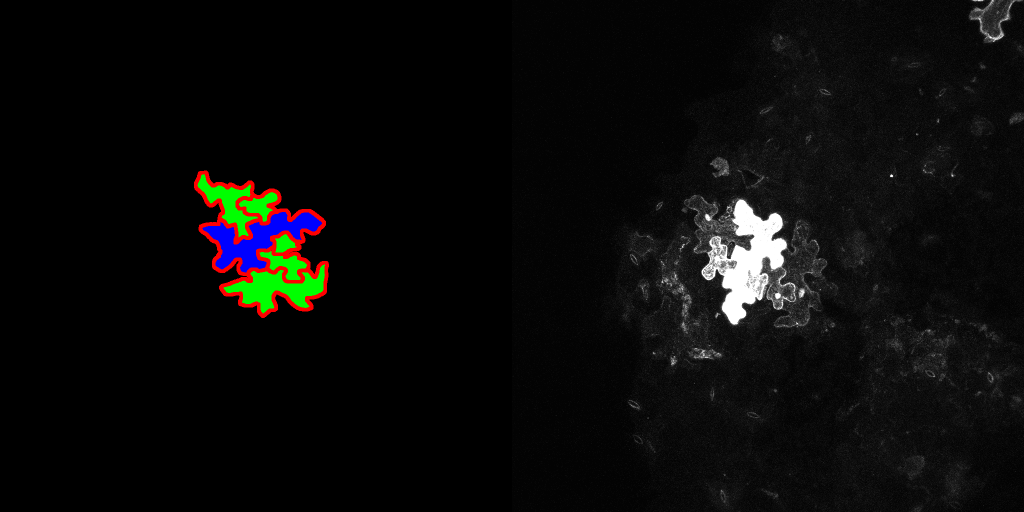
#> input picture Paired/col0_0.png, 2048 x 1024 px (shown at 1/2 size)
$ python -i image_to_network.py   (imports and definitions only)
#> lines starting #> are read from the running program, lines starting #| are printed output that depends on the picture; after the words box and inside, x2 and y2 are one past the last pixel; in counts of white or black regions, pixels touching at a corner belong together
import numpy as np
import matplotlib.pyplot as plt
from skimage.morphology import dilation, disk
from skimage.measure import label, regionprops
from skimage.color import label2rgb, rgb2gray
from skimage.future import graph
from skimage.io import imread
import networkx as nx

cutoff = 2000


# [6 lines left out: function read_img_pair, not called in this run]


def get_img_labels_edge_map(orig):
    image = np.copy(orig)
    mask = np.where(image[:, :, 0] > 200)
#> mask = 35577 positions, rows 0 to 756, columns 388 to 2026
    edge_map = np.zeros(image.shape)
    edge_map[mask] = [1, 1, 1]
    edge_map[np.where(edge_map > 0)] = 1
    edge_map = rgb2gray(edge_map)

    image[mask] = [0, 0, 0]
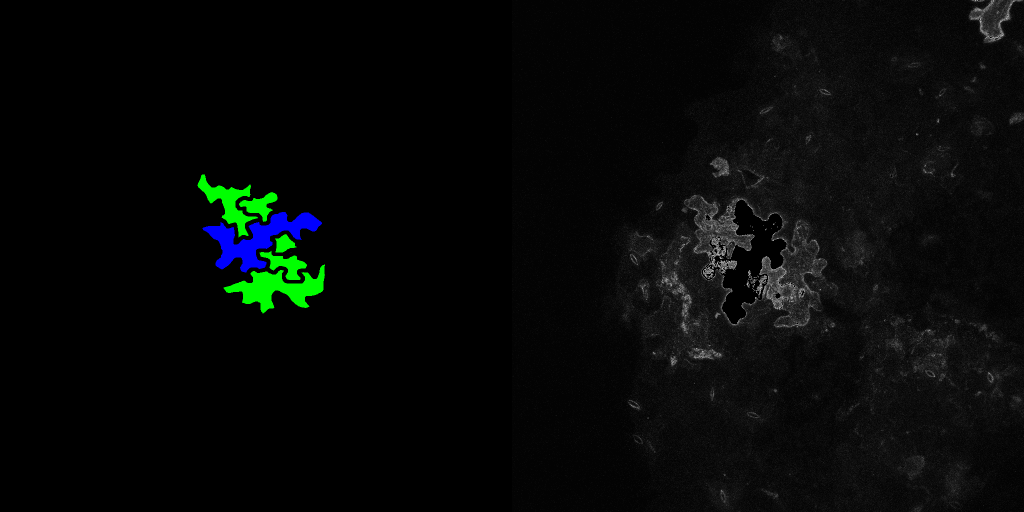
#> image: shape (1024, 2048, 3) (shown at 1/2 size); mean R, G, B 6.2, 8.4, 7.5
    binary = image > 10
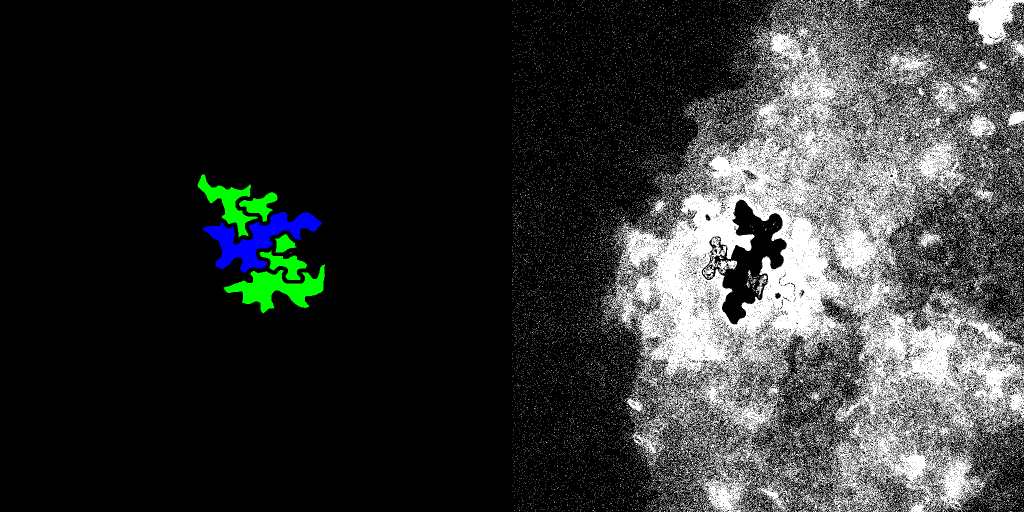
#> binary: shape (1024, 2048, 3) bool (shown at 1/2 size); mean R, G, B 0.197, 0.205, 0.202
    image = rgb2gray(binary)
#> image: shape (1024, 2048) float64
    image[np.where(image > 0)] = 1
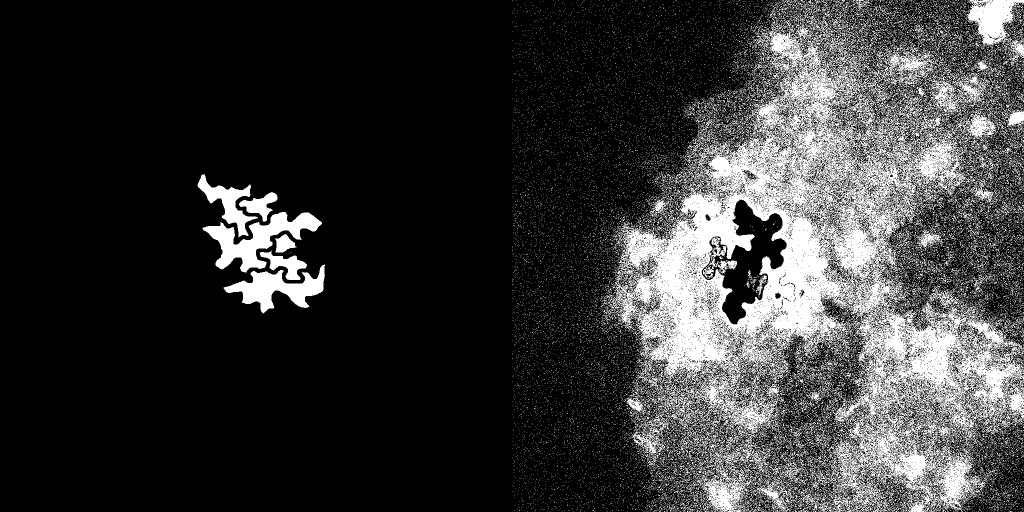
#> image: shape (1024, 2048) float64 (shown at 1/2 size); values 0 (black) and 1 (white), 21% white; 22307 white regions (21816 under 20 px), largest, box (x1, y1, x2, y2) and area: (1208, 30, 2048, 1024) 328681, (405, 424, 644, 545) 10465, (447, 529, 650, 627) 8296

    image_labels = label(image)
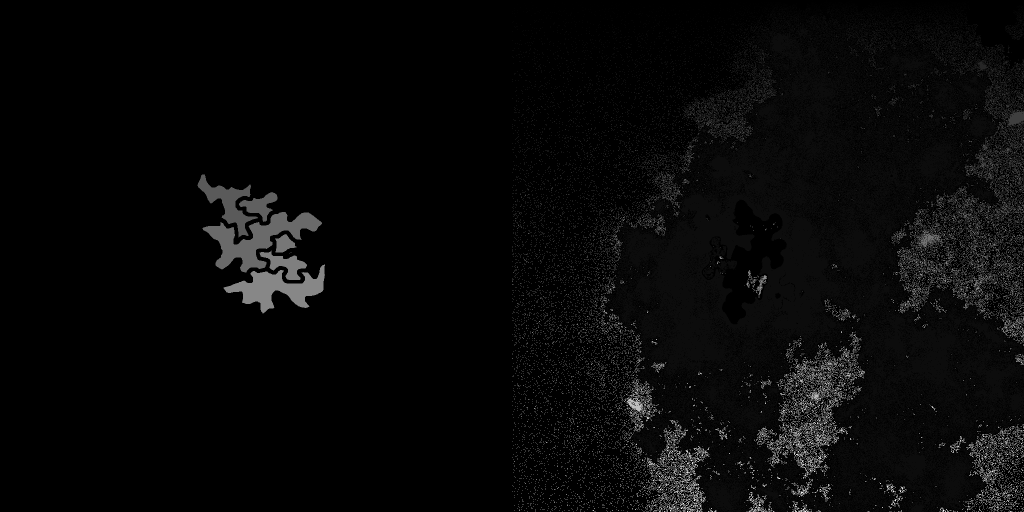
#> image_labels: shape (1024, 2048) int64 (shown at 1/2 size); min 0, max 22307, mean 695.3; drawn with min black and max white
    image_labels = dilation(image_labels, disk(5))
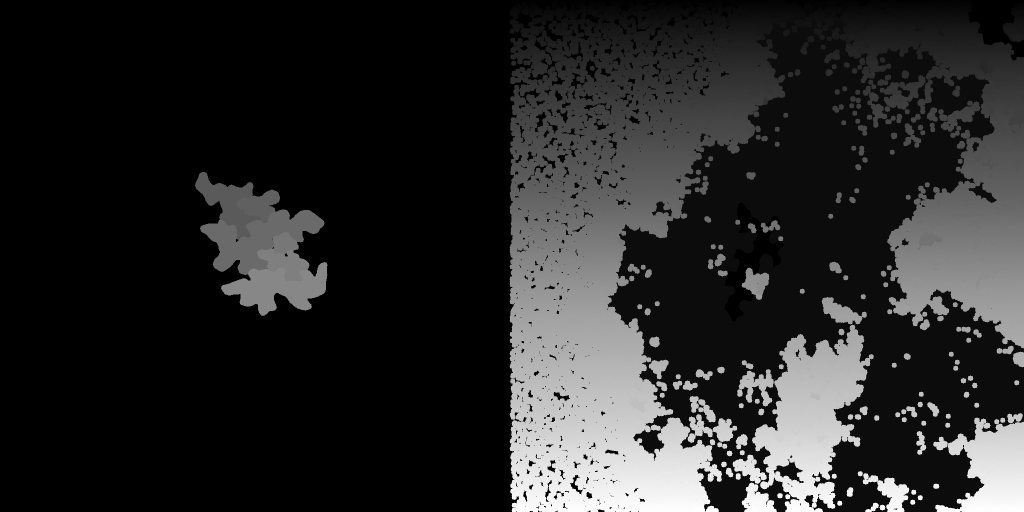
#> image_labels: shape (1024, 2048) int64 (shown at 1/2 size); min 0, max 22307, mean 3523.5; drawn with min black and max white

    props = regionprops(image_labels)
#> props = 22224 regions
    for p in props:
        if p.area > cutoff:
            continue
        x, y = np.split(p.coords, [-1], axis=1)
        image_labels[x, y] = 0
#> this loop made 22224 passes
#> (x, y) on passes 4, 6, 8: ([0, 0], [1355, 1357]), ([0, 0], [1510, 1511]), ([0], [1581])
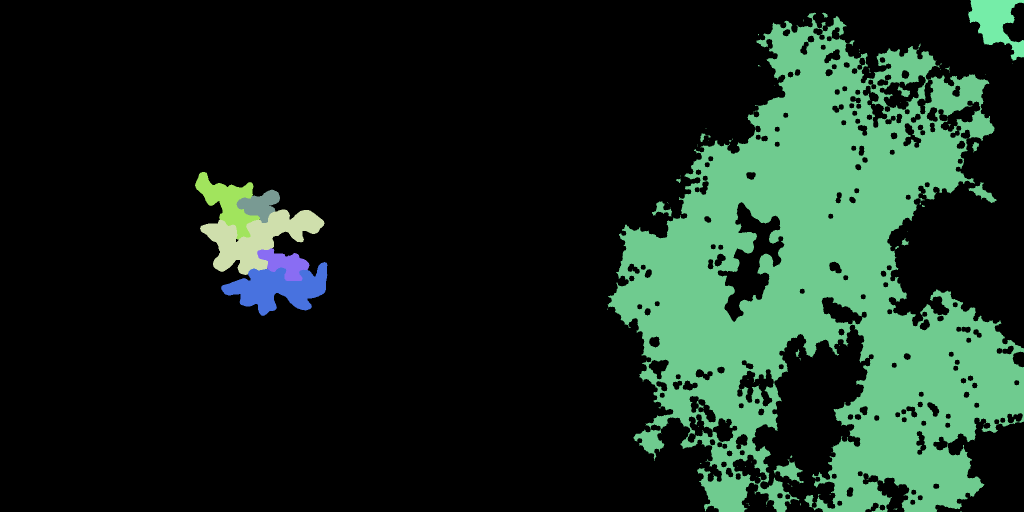
#> image_labels: shape (1024, 2048) int64 (shown at 1/2 size); 8 distinct labels, from 0 to 11820; one colour per label, 0 black
    return orig, image_labels, edge_map


# [54 lines left out: functions get_network_from_paired, calc_grayvalues, make_network, not called in this run]

>>> import cv2
>>> picture = cv2.cvtColor(cv2.imread('Paired/col0_0.png'), cv2.COLOR_BGR2RGB)
>>> result = get_img_labels_edge_map(picture)

$ run again, on Paired/col0_1.png
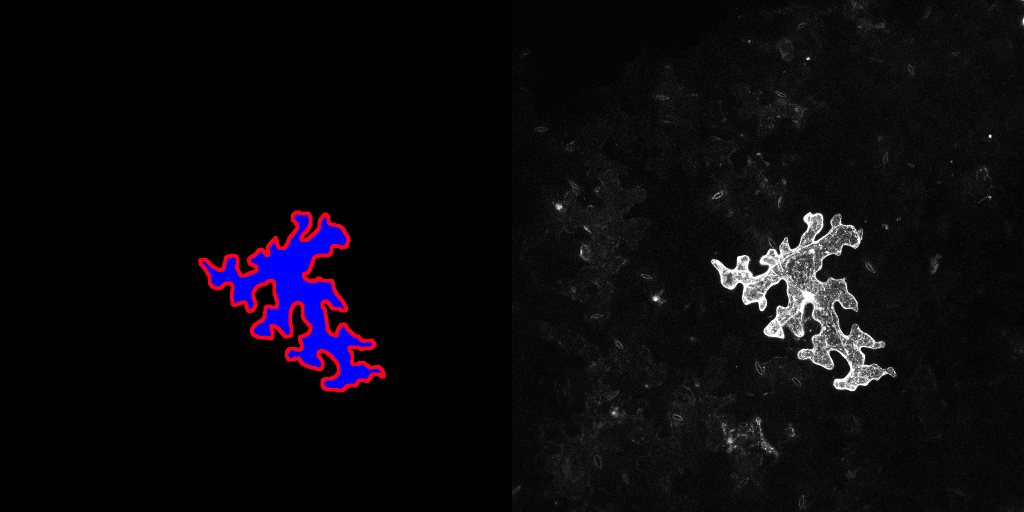
#> input picture Paired/col0_1.png, 2048 x 1024 px (shown at 1/2 size)
#> mask = 33083 positions, rows 37 to 902, columns 397 to 2047
#> in get_img_labels_edge_map, `image[np.where(image > 0)] = 1`:
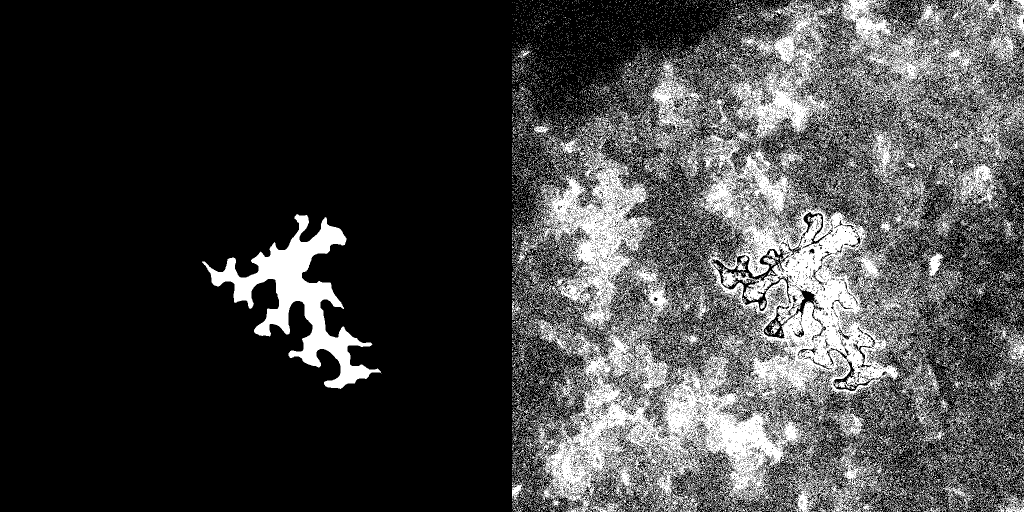
#> image: shape (1024, 2048) float64 (shown at 1/2 size); values 0 (black) and 1 (white), 25.1% white; 20605 white regions (19764 under 20 px), largest, box (x1, y1, x2, y2) and area: (1029, 0, 2048, 1024) 383035, (404, 428, 762, 778) 32668, (1792, 708, 1898, 902) 4181
#> props = 20518 regions
#> the loop in get_img_labels_edge_map, `for p in props:` made 20518 passes
#> (x, y) on passes 4, 7, 8: ([0, 0, 0], [1310, 1311, 1313]), ([0, 0, 0, 1, 1, 1, 2, 2, 2, 3], [1599, 1600, 1601, 1600, 1601, 1602, 1600, 1601, 1602, 1602]), ([0, 0, 0, 1, 2, 3, 3], [1602, 1603, 1604, 1603, 1603, 1603, 1604])
#> after the loop in get_img_labels_edge_map, `for p in props:`:
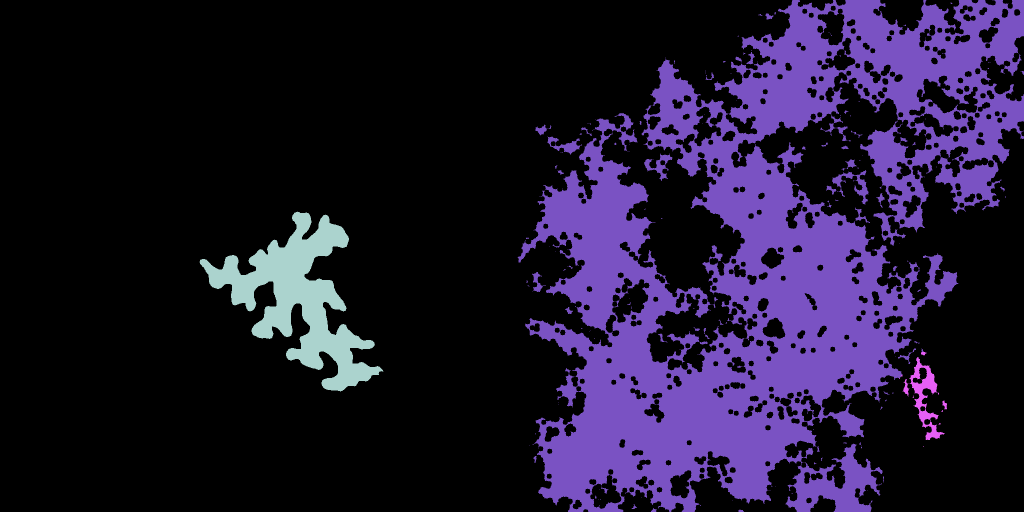
#> image_labels: shape (1024, 2048) int64 (shown at 1/2 size); 4 distinct labels, from 0 to 14579; one colour per label, 0 black

$ run again, on Paired/col0_14.png
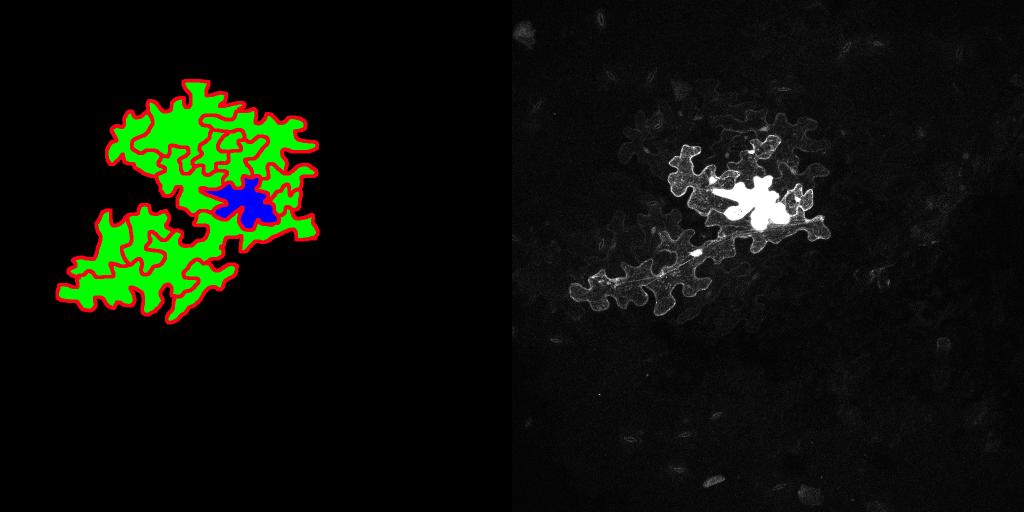
#> input picture Paired/col0_14.png, 2048 x 1024 px (shown at 1/2 size)
#> mask = 57516 positions, rows 158 to 789, columns 111 to 1646
#> in get_img_labels_edge_map, `image[np.where(image > 0)] = 1`:
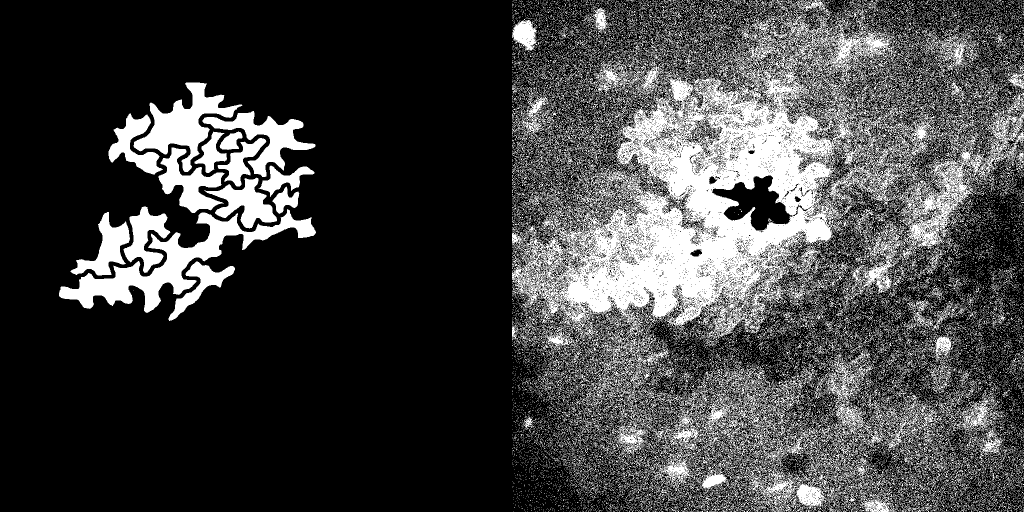
#> image: shape (1024, 2048) float64 (shown at 1/2 size); values 0 (black) and 1 (white), 26.1% white; 28516 white regions (27440 under 20 px), largest, box (x1, y1, x2, y2) and area: (1024, 0, 2048, 1024) 299724, (118, 418, 632, 626) 23875, (267, 165, 485, 344) 12917
#> props = 28321 regions
#> the loop in get_img_labels_edge_map, `for p in props:` made 28321 passes
#> (x, y) on passes 1 to 3: ([0], [1034]), ([0, 0], [1136, 1137]), ([0, 0, 0, 0, 0, 1, 1], [1138, 1139, 1140, 1141, 1142, 1139, 1140])
#> after the loop in get_img_labels_edge_map, `for p in props:`:
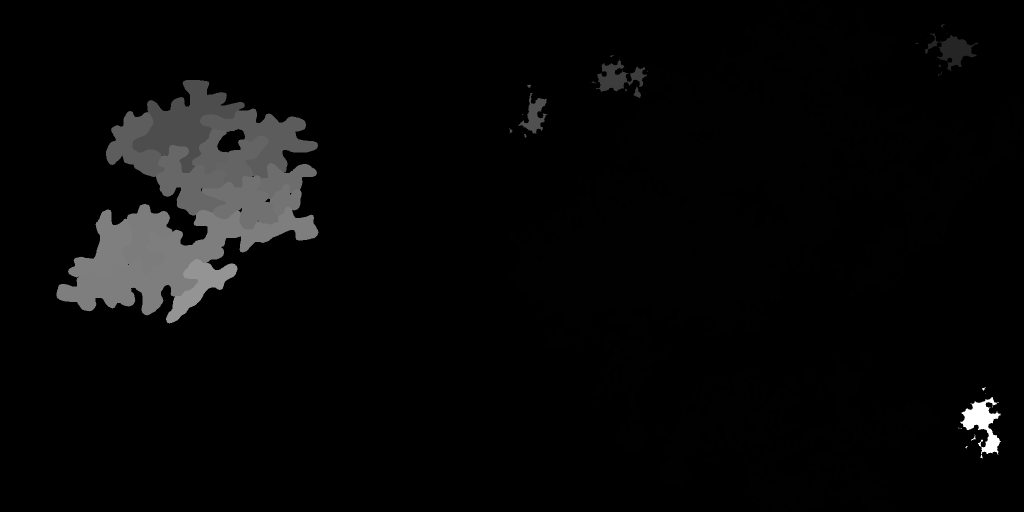
#> image_labels: shape (1024, 2048) int64 (shown at 1/2 size); min 0, max 20655, mean 612; drawn with min black and max white

$ run again, on Paired/col0_15.png
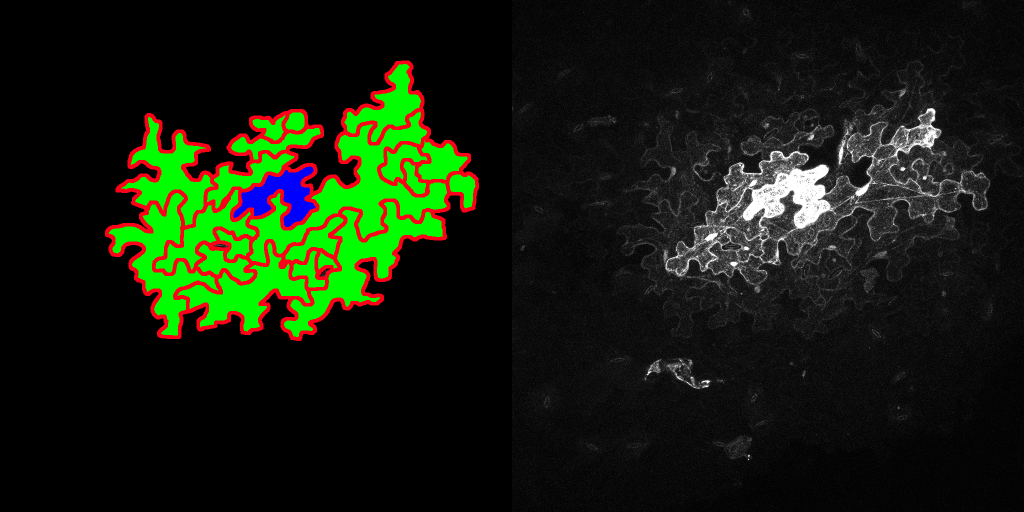
#> input picture Paired/col0_15.png, 2048 x 1024 px (shown at 1/2 size)
#> mask = 89836 positions, rows 121 to 918, columns 210 to 1970
#> in get_img_labels_edge_map, `image[np.where(image > 0)] = 1`:
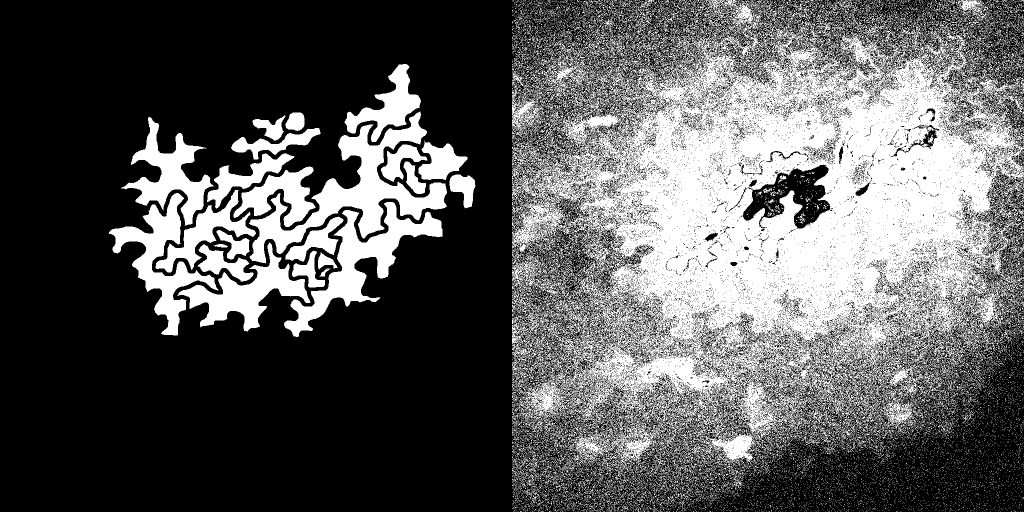
#> image: shape (1024, 2048) float64 (shown at 1/2 size); values 0 (black) and 1 (white), 36% white; 14684 white regions (14179 under 20 px), largest, box (x1, y1, x2, y2) and area: (1024, 0, 2048, 955) 538212, (498, 223, 894, 527) 29164, (568, 404, 886, 674) 20498
#> props = 14545 regions
#> the loop in get_img_labels_edge_map, `for p in props:` made 14545 passes
#> (x, y) on passes 1 to 3: ([0], [1019]), ([0, 0, 1], [1093, 1094, 1095]), ([0, 0, 0, 0, 1, 1, 1], [1095, 1096, 1097, 1098, 1096, 1097, 1098])
#> after the loop in get_img_labels_edge_map, `for p in props:`:
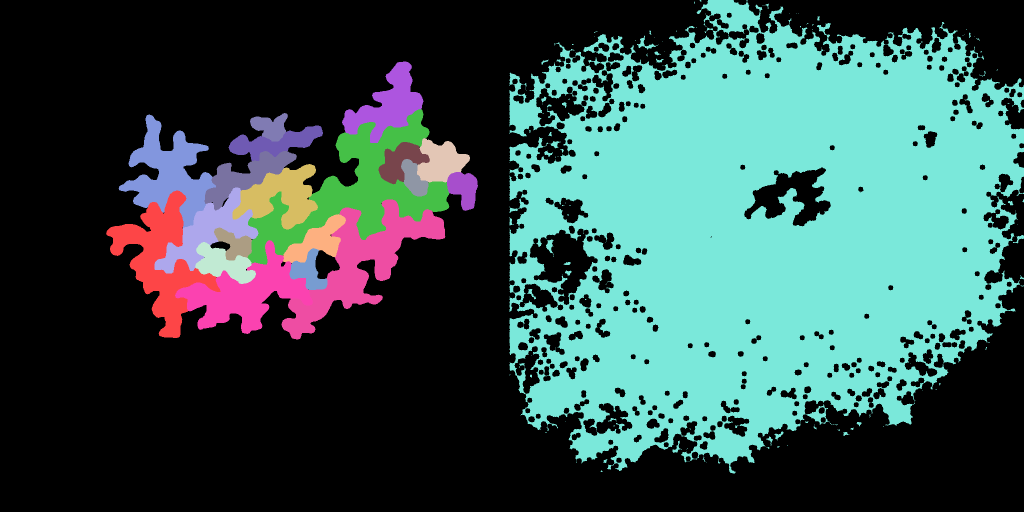
#> image_labels: shape (1024, 2048) int64 (shown at 1/2 size); 21 distinct labels, from 0 to 4549; one colour per label, 0 black
